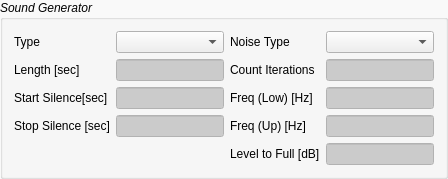
                    <widget class="QGroupBox" name="groupBox_3">
                     <property name="minimumSize">
                      <size>
                       <width>0</width>
                       <height>154</height>
                      </size>
                     </property>
                     <property name="palette">
                      <palette>
                       <active>
                        <colorrole role="Base">
                         <brush brushstyle="SolidPattern">
                          <color alpha="255">
                           <red>203</red>
                           <green>203</green>
                           <blue>203</blue>
                          </color>
                         </brush>
                        </colorrole>
                        <colorrole role="Window">
                         <brush brushstyle="SolidPattern">
                          <color alpha="255">
                           <red>249</red>
                           <green>249</green>
                           <blue>249</blue>
                          </color>
                         </brush>
                        </colorrole>
                       </active>
                       <inactive>
                        <colorrole role="Base">
                         <brush brushstyle="SolidPattern">
                          <color alpha="255">
                           <red>203</red>
                           <green>203</green>
                           <blue>203</blue>
                          </color>
                         </brush>
                        </colorrole>
                        <colorrole role="Window">
                         <brush brushstyle="SolidPattern">
                          <color alpha="255">
                           <red>249</red>
                           <green>249</green>
                           <blue>249</blue>
                          </color>
                         </brush>
                        </colorrole>
                       </inactive>
                       <disabled>
                        <colorrole role="Base">
                         <brush brushstyle="SolidPattern">
                          <color alpha="255">
                           <red>249</red>
                           <green>249</green>
                           <blue>249</blue>
                          </color>
                         </brush>
                        </colorrole>
                        <colorrole role="Window">
                         <brush brushstyle="SolidPattern">
                          <color alpha="255">
                           <red>249</red>
                           <green>249</green>
                           <blue>249</blue>
                          </color>
                         </brush>
                        </colorrole>
                       </disabled>
                      </palette>
                     </property>
                     <property name="font">
                      <font>
                       <italic>true</italic>
                      </font>
                     </property>
                     <property name="autoFillBackground">
                      <bool>true</bool>
                     </property>
                     <property name="title">
                      <string>Sound Generator</string>
                     </property>
                     <layout class="QGridLayout" name="gridLayout_5">
                      <item row="1" column="3">
                       <widget class="QComboBox" name="comboBox_4">
                        <property name="font">
                         <font>
                          <weight>50</weight>
                          <italic>false</italic>
                          <bold>false</bold>
                         </font>
                        </property>
                        <property name="accessibleDescription">
                         <string>measure:/noise_type_excitation:</string>
                        </property>
                       </widget>
                      </item>
                      <item row="3" column="1">
                       <widget class="QLineEdit" name="lineEdit_3">
                        <property name="font">
                         <font>
                          <weight>50</weight>
                          <italic>false</italic>
                          <bold>false</bold>
                         </font>
                        </property>
                        <property name="accessibleDescription">
                         <string>measure:/length_excitation:NUMDIGITS=0</string>
                        </property>
                       </widget>
                      </item>
                      <item row="3" column="0">
                       <widget class="QLabel" name="label_23">
                        <property name="font">
                         <font>
                          <weight>50</weight>
                          <italic>false</italic>
                          <bold>false</bold>
                         </font>
                        </property>
                        <property name="text">
                         <string>Length [sec]</string>
                        </property>
                       </widget>
                      </item>
                      <item row="1" column="0">
                       <widget class="QLabel" name="label_21">
                        <property name="font">
                         <font>
                          <weight>50</weight>
                          <italic>false</italic>
                          <bold>false</bold>
                         </font>
                        </property>
                        <property name="text">
                         <string>Type</string>
                        </property>
                       </widget>
                      </item>
                      <item row="6" column="3">
                       <widget class="QLineEdit" name="lineEdit_7">
                        <property name="font">
                         <font>
                          <weight>50</weight>
                          <italic>false</italic>
                          <bold>false</bold>
                         </font>
                        </property>
                        <property name="accessibleDescription">
                         <string>measure:/amplitude_excitation:LABELTRANSFORM=JVX_WW_SHOW_DB20</string>
                        </property>
                       </widget>
                      </item>
                      <item row="5" column="2">
                       <widget class="QLabel" name="label_28">
                        <property name="font">
                         <font>
                          <weight>50</weight>
                          <italic>false</italic>
                          <bold>false</bold>
                         </font>
                        </property>
                        <property name="text">
                         <string>Freq (Up) [Hz]</string>
                        </property>
                       </widget>
                      </item>
                      <item row="3" column="2">
                       <widget class="QLabel" name="label_26">
                        <property name="font">
                         <font>
                          <weight>50</weight>
                          <italic>false</italic>
                          <bold>false</bold>
                         </font>
                        </property>
                        <property name="text">
                         <string>Count Iterations</string>
                        </property>
                       </widget>
                      </item>
                      <item row="5" column="3">
                       <widget class="QLineEdit" name="lineEdit_8">
                        <property name="font">
                         <font>
                          <weight>50</weight>
                          <italic>false</italic>
                          <bold>false</bold>
                         </font>
                        </property>
                        <property name="accessibleDescription">
                         <string>measure:/frequency_up_excitation:NUMDIGITS=0</string>
                        </property>
                       </widget>
                      </item>
                      <item row="6" column="2">
                       <widget class="QLabel" name="label_27">
                        <property name="font">
                         <font>
                          <weight>50</weight>
                          <italic>false</italic>
                          <bold>false</bold>
                         </font>
                        </property>
                        <property name="text">
                         <string>Level to Full [dB]</string>
                        </property>
                       </widget>
                      </item>
                      <item row="1" column="1">
                       <widget class="QComboBox" name="comboBox_7">
                        <property name="font">
                         <font>
                          <weight>50</weight>
                          <italic>false</italic>
                          <bold>false</bold>
                         </font>
                        </property>
                        <property name="accessibleDescription">
                         <string>measure:/type_excitation:</string>
                        </property>
                       </widget>
                      </item>
                      <item row="1" column="2">
                       <widget class="QLabel" name="label_22">
                        <property name="font">
                         <font>
                          <weight>50</weight>
                          <italic>false</italic>
                          <bold>false</bold>
                         </font>
                        </property>
                        <property name="text">
                         <string>Noise Type</string>
                        </property>
                       </widget>
                      </item>
                      <item row="3" column="3">
                       <widget class="QLineEdit" name="lineEdit_6">
                        <property name="font">
                         <font>
                          <weight>50</weight>
                          <italic>false</italic>
                          <bold>false</bold>
                         </font>
                        </property>
                        <property name="accessibleDescription">
                         <string>measure:/number_periods_excitation:NUMDIGITS=0</string>
                        </property>
                       </widget>
                      </item>
                      <item row="4" column="2">
                       <widget class="QLabel" name="label_31">
                        <property name="font">
                         <font>
                          <weight>50</weight>
                          <italic>false</italic>
                          <bold>false</bold>
                         </font>
                        </property>
                        <property name="text">
                         <string>Freq (Low) [Hz]</string>
                        </property>
                       </widget>
                      </item>
                      <item row="4" column="3">
                       <widget class="QLineEdit" name="lineEdit_16">
                        <property name="font">
                         <font>
                          <weight>50</weight>
                          <italic>false</italic>
                          <bold>false</bold>
                         </font>
                        </property>
                        <property name="accessibleDescription">
                         <string>measure:/frequency_low_excitation:NUMDIGITS=0</string>
                        </property>
                       </widget>
                      </item>
                      <item row="4" column="0">
                       <widget class="QLabel" name="label_24">
                        <property name="font">
                         <font>
                          <weight>50</weight>
                          <italic>false</italic>
                          <bold>false</bold>
                         </font>
                        </property>
                        <property name="text">
                         <string>Start Silence[sec]</string>
                        </property>
                       </widget>
                      </item>
                      <item row="4" column="1">
                       <widget class="QLineEdit" name="lineEdit_4">
                        <property name="font">
                         <font>
                          <weight>50</weight>
                          <italic>false</italic>
                          <bold>false</bold>
                         </font>
                        </property>
                        <property name="accessibleDescription">
                         <string>measure:/silence_start_excitation:NUMDIGITS=0</string>
                        </property>
                       </widget>
                      </item>
                      <item row="5" column="0">
                       <widget class="QLabel" name="label_25">
                        <property name="font">
                         <font>
                          <weight>50</weight>
                          <italic>false</italic>
                          <bold>false</bold>
                         </font>
                        </property>
                        <property name="text">
                         <string>Stop Silence [sec]</string>
                        </property>
                       </widget>
                      </item>
                      <item row="5" column="1">
                       <widget class="QLineEdit" name="lineEdit_5">
                        <property name="font">
                         <font>
                          <weight>50</weight>
                          <italic>false</italic>
                          <bold>false</bold>
                         </font>
                        </property>
                        <property name="accessibleDescription">
                         <string>measure:/silence_stop_excitation:NUMDIGITS=0</string>
                        </property>
                       </widget>
                      </item>
                     </layout>
                    </widget>
